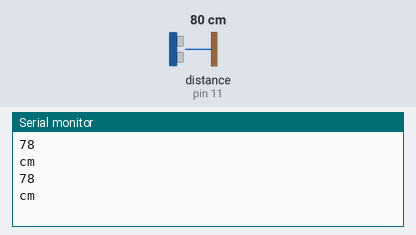
Bench run of a sketch on a simulated Arduino Uno, built with avr-gcc and run on an emulated ATmega328P. Shown: the last lines printed to the serial monitor. Wiring (inferred from the names in the program): ultrasonic range finder: trigger pin 12; echo pin 11. The test bench sets the inputs (shaded band); at power-on: distance to the obstacle (sensor on pin 11) 80 cm. The echo pulse lasts 58.3 µs per cm.

Above: at 2.2 s.
2.3 s: distance to the obstacle (sensor on pin 11) set to 2 cm
At 3.6 s:
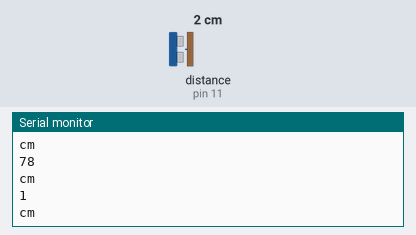
3.8 s: distance to the obstacle (sensor on pin 11) set to 4 cm
At 4.8 s:
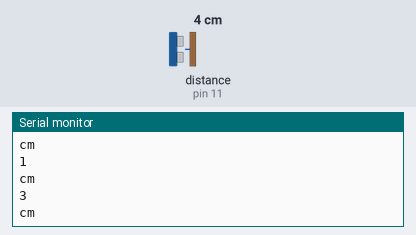
Timing chart, 0 to 6.8 s (numbered marks = the images above; inputs shaded):
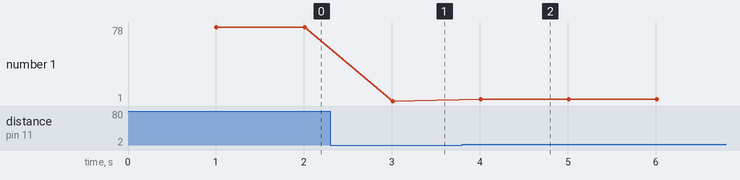

The sketch:

sketch_oct26a.ino
```cpp
#include "SR04.h"
#define TRIG_PIN 12
#define ECHO_PIN 11

SR04 sr04 = SR04(ECHO_PIN, TRIG_PIN);
long a;

void setup() {
  // put your setup code here, to run once:
  Serial.begin(9600);
  delay(1000);
}

void loop() {
  // put your main code here, to run repeatedly:
  a = sr04.Distance();
  Serial.println(a);
  Serial.println("cm");
  delay(1000);
}
```

SR04.cpp
```cpp
#include "SR04.h"

SR04::SR04(int echoPin, int trigPin) {
  _echoPin = echoPin;
  _trigPin = trigPin;
  pinMode(_trigPin, OUTPUT);
  pinMode(_echoPin, INPUT);
}

long SR04::Distance() {
  digitalWrite(_trigPin, LOW);
  delayMicroseconds(2);
  digitalWrite(_trigPin, HIGH);
  delayMicroseconds(10);
  digitalWrite(_trigPin, LOW);

  long duration = pulseIn(_echoPin, HIGH);
  long distance = duration * 0.034 / 2;

  return distance;
}
```

SR04.h
```cpp
#ifndef SR04_H
#define SR04_H

#include <Arduino.h>

class SR04 {
  public:
    SR04(int echoPin, int trigPin);
    long Distance();

  private:
    int _echoPin;
    int _trigPin;
};

#endif
```

Measured:
- after the input at 2.3 s, the serial monitor: prints a new line after 0.71 s (image 1)
- after the input at 3.8 s, the serial monitor: prints a new line after 0.21 s (image 2)
- plotted number 1: 78 → 1 after the input at 2.3 s, 1 → 3 after the input at 3.8 s
